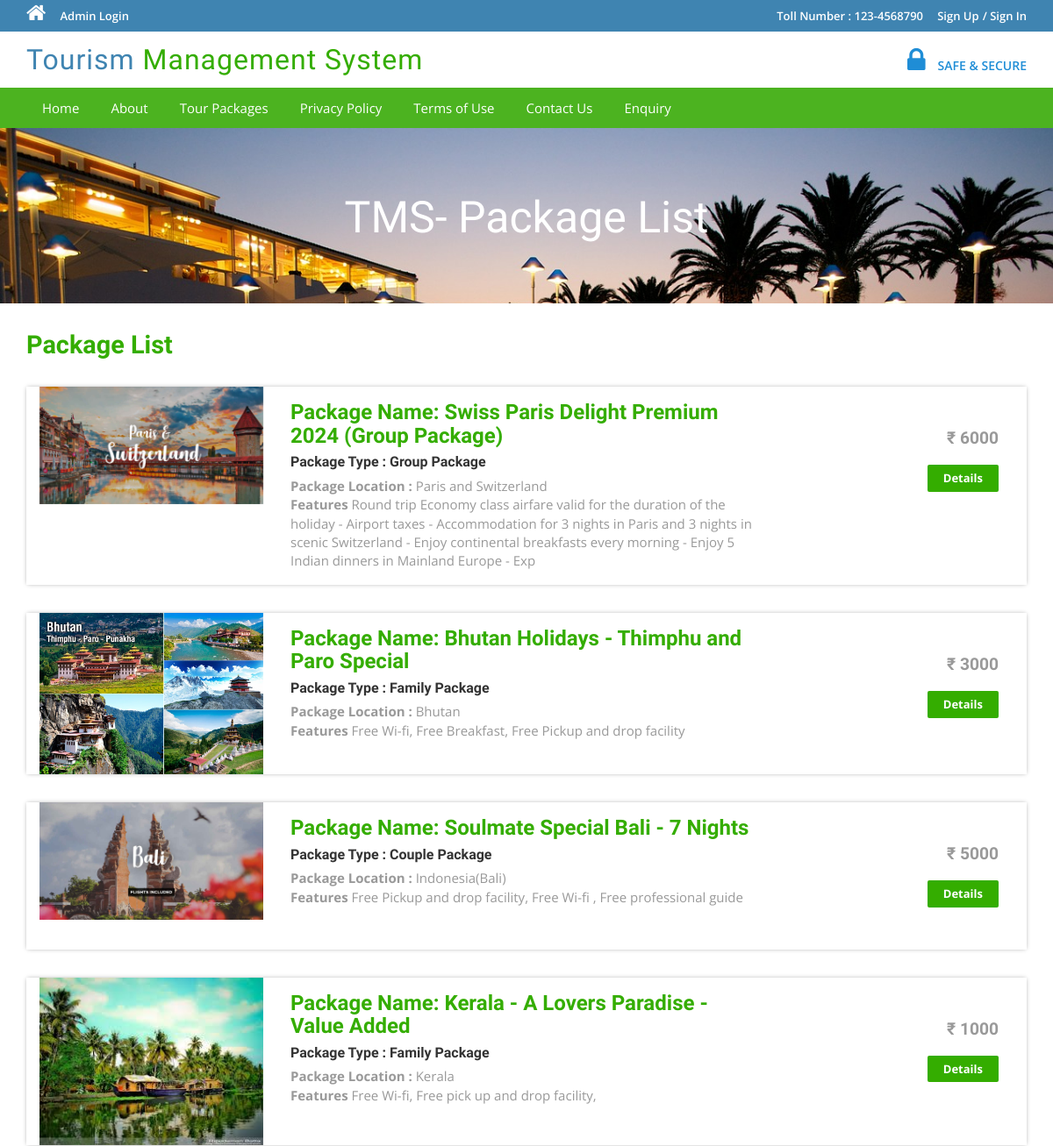
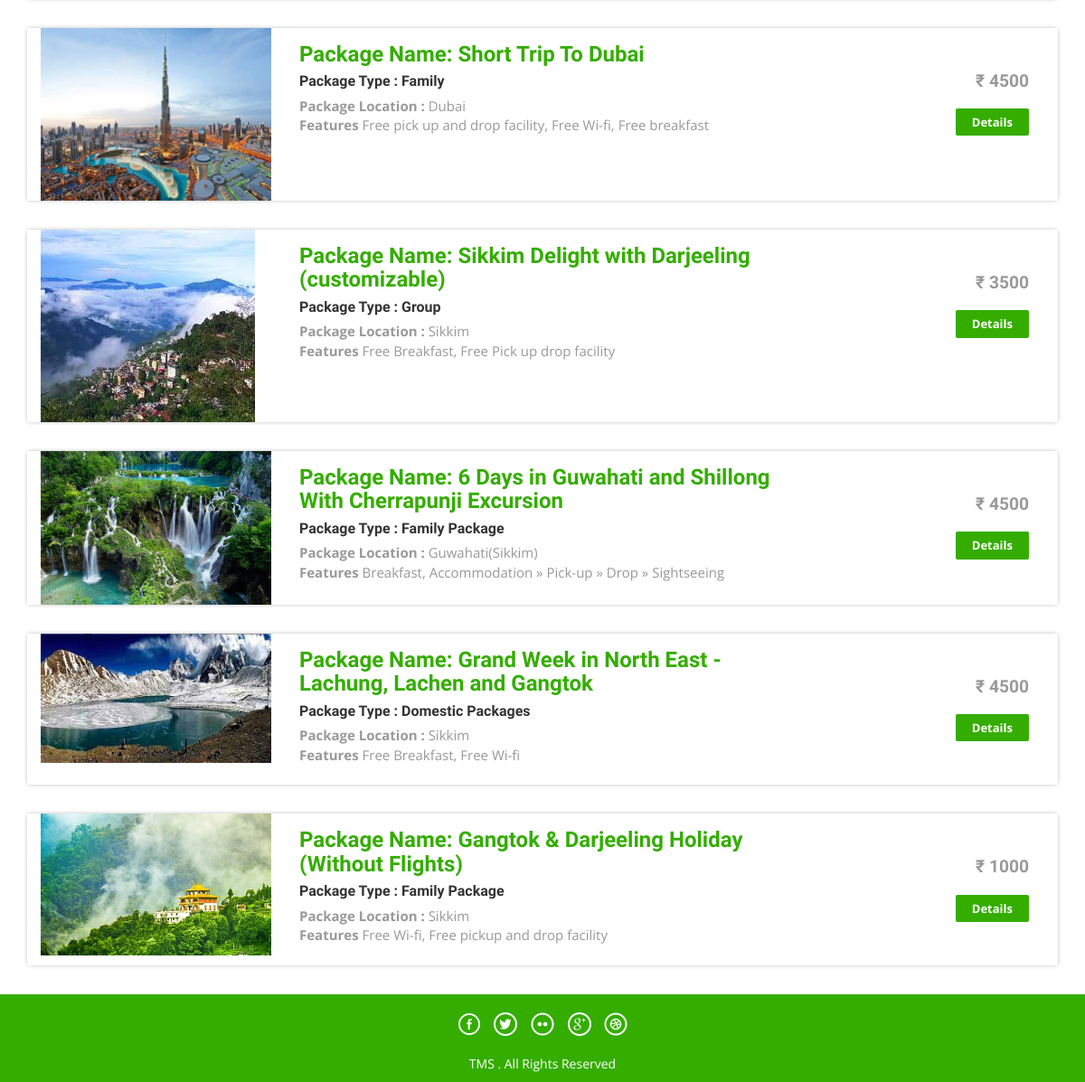
The app's page /package-list.php with its own data (2 pictures, top to bottom).
### tables this page shows
CREATE TABLE `tbltourpackages` (
  `PackageId` int(11) NOT NULL,
  `PackageName` varchar(200) DEFAULT NULL,
  `PackageType` varchar(150) DEFAULT NULL,
  `PackageLocation` varchar(100) DEFAULT NULL,
  `PackagePrice` int(11) DEFAULT NULL,
  `PackageFetures` varchar(255) DEFAULT NULL,
  `PackageDetails` mediumtext DEFAULT NULL,
  `PackageImage` varchar(100) DEFAULT NULL,
  `Creationdate` timestamp NULL DEFAULT current_timestamp(),
  `UpdationDate` timestamp NULL DEFAULT NULL ON UPDATE current_timestamp()
);

### package-list.php (the view, shortened to what this page needs)
<?php
include('includes/config.php');
?>
<!DOCTYPE HTML>
<html>
<head>
<link href="css/bootstrap.css" rel='stylesheet' type='text/css' />
<link href="css/style.css" rel='stylesheet' type='text/css' />
<link href="css/font-awesome.css" rel="stylesheet">
<link href="css/animate.css" rel="stylesheet" type="text/css" media="all">
</head>
<body>
<?php include('includes/header.php');?>
<div class="banner-3">
	<div class="container">
		<h1 class="wow zoomIn animated animated" data-wow-delay=".5s" style="visibility: visible; animation-delay: 0.5s; animation-name: zoomIn;"> TMS- Package List</h1>
	</div>
</div>
<div class="rooms">
	<div class="container">
		<div class="room-bottom">
			<h3>Package List</h3>
<?php $sql = "SELECT * from tbltourpackages";
$query = $dbh->prepare($sql);
$query->execute();
$results=$query->fetchAll(PDO::FETCH_OBJ);
if($query->rowCount() > 0)
{
foreach($results as $result)
{	?>
			<div class="rom-btm">
				<div class="col-md-3 room-left wow fadeInLeft animated" data-wow-delay=".5s">
					<img src="admin/pacakgeimages/<?php echo htmlentities($result->PackageImage);?>" class="img-responsive" alt="">
				</div>
				<div class="col-md-6 room-midle wow fadeInUp animated" data-wow-delay=".5s">
					<h4>Package Name: <?php echo htmlentities($result->PackageName);?></h4>
					<h6>Package Type : <?php echo htmlentities($result->PackageType);?></h6>
					<p><b>Package Location :</b> <?php echo htmlentities($result->PackageLocation);?></p>
					<p><b>Features</b> <?php echo htmlentities($result->PackageFetures);?></p>
				</div>
				<div class="col-md-3 room-right wow fadeInRight animated" data-wow-delay=".5s">
					<h5>₹ <?php echo htmlentities($result->PackagePrice);?></h5>
					<a href="package-details.php?pkgid=<?php echo htmlentities($result->PackageId);?>" class="view">Details</a>
				</div>
				<div class="clearfix"></div>
			</div>
<?php }} ?>
		</div>
	</div>
</div>
<?php include('includes/footer.php');?>
</body>
</html>

### css/style.css (style rules this page uses)
html, body { font-size: 100%; background: #fff; font-family: 'Open Sans', sans-serif; }
body a,.grid_1,plan_1,plan_1.one,plan_1.two,i.icon1, i.icon2, i.icon3, i.icon4, i.icon5, i.icon6 { transition:0.5s all; -webkit-transition:0.5s all; -moz-transition:0.5s all; -o-transition:0.5s all; -ms-transition:0.5s all; }
h1,h2,h3,h4,h5,h6 { margin:0; font-family: 'Roboto Condensed', sans-serif; }
p { margin:0; }
a.view { padding: 6px 18px; font-weight: 700; color: #fff; background-color: #34ad00; border: 0; font-size: 13px; border-radius: 2px; -webkit-transition: all .2s; -moz-transition: all .2s; transition: all .2s; margin-top: 20px; display: inline-block; }
.banner-3 { background: url(../images/6.jpg)no-repeat; background-size: cover; -webkit-background-size: cover; -o-background-size: cover; -ms-background-size: cover; -moz-background-size: cover; min-height:200px; }
.banner-3 h1 { font-size: 50px; margin-bottom: 40px; padding: 1.5em 0 0; text-align: center; color: #fff; }
.rom-btm { margin-top: 2em; box-shadow: 0px 0px 5px -1px rgba(0, 0, 0, 0.37); }
.room-bottom h3 { font-size: 1.8em; font-weight: 700; color: #34ad00; }
.room-bottom { padding: 2em 0; }
.rom-btm h4 { font-size: 1.5em; font-weight: 700; color: #34ad00; }
.rom-btm p { font-size: 15px; color: #999; }
.rom-btm h6 { font-size: 1em; font-weight: 700; margin: 0.5em 0; }
.room-right { text-align: right; padding: 3em 2em; }
.room-midle { padding: 1em; }
.rom-btm h5 { font-size: 1.2em; font-weight: 700; color: #999; }

### records on screen
tbltourpackages: PackageImage (picture), PackageName "Swiss Paris Delight Premium 2024 (Group Package)", PackageType "Group Package", PackageLocation "Paris and Switzerland", PackageFetures "Round trip Economy class airfare valid for the duration of the holiday - Airport taxes - Accommodation for 3 nights in Paris and 3 nights in scenic Switzerland - Enjoy continental breakfasts every morning - Enjoy 5 Indian dinners in Mainland Europe - Exp", PackagePrice "6000"
tbltourpackages: PackageImage (picture), PackageName "Bhutan Holidays - Thimphu and Paro Special", PackageType "Family Package", PackageLocation "Bhutan", PackageFetures "Free Wi-fi, Free Breakfast, Free Pickup and drop facility", PackagePrice "3000"
tbltourpackages: PackageImage (picture), PackageName "Soulmate Special Bali - 7 Nights", PackageType "Couple Package", PackageLocation "Indonesia(Bali)", PackageFetures "Free Pickup and drop facility, Free Wi-fi , Free professional guide", PackagePrice "5000"
tbltourpackages: PackageImage (picture), PackageName "Kerala - A Lovers Paradise - Value Added", PackageType "Family Package", PackageLocation "Kerala", PackageFetures "Free Wi-fi, Free pick up and drop facility,", PackagePrice "1000"
tbltourpackages: PackageImage (picture), PackageName "Short Trip To Dubai", PackageType "Family", PackageLocation "Dubai", PackageFetures "Free pick up and drop facility, Free Wi-fi, Free breakfast", PackagePrice "4500"
tbltourpackages: PackageImage (picture), PackageName "Sikkim Delight with Darjeeling (customizable)", PackageType "Group", PackageLocation "Sikkim", PackageFetures "Free Breakfast, Free Pick up drop facility", PackagePrice "3500"
tbltourpackages: PackageImage (picture), PackageName "6 Days in Guwahati and Shillong With Cherrapunji Excursion", PackageType "Family Package", PackageLocation "Guwahati(Sikkim)", PackageFetures "Breakfast, Accommodation » Pick-up » Drop » Sightseeing", PackagePrice "4500"
tbltourpackages: PackageImage (picture), PackageName "Grand Week in North East - Lachung, Lachen and Gangtok", PackageType "Domestic Packages", PackageLocation "Sikkim", PackageFetures "Free Breakfast, Free Wi-fi", PackagePrice "4500"
tbltourpackages: PackageImage (picture), PackageName "Gangtok & Darjeeling Holiday (Without Flights)", PackageType "Family Package", PackageLocation "Sikkim", PackageFetures "Free Wi-fi, Free pickup and drop facility", PackagePrice "1000"
